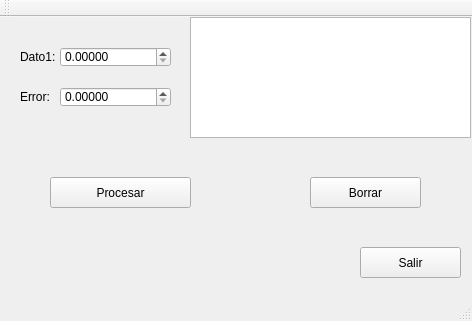
<?xml version="1.0" encoding="UTF-8"?>
<ui version="4.0">
 <class>MainWindow</class>
 <widget class="QMainWindow" name="MainWindow">
  <property name="geometry">
   <rect>
    <x>0</x>
    <y>0</y>
    <width>472</width>
    <height>321</height>
   </rect>
  </property>
  <property name="windowTitle">
   <string>MainWindow</string>
  </property>
  <widget class="QWidget" name="centralWidget">
   <widget class="QTextEdit" name="Texto">
    <property name="geometry">
     <rect>
      <x>190</x>
      <y>0</y>
      <width>281</width>
      <height>121</height>
     </rect>
    </property>
   </widget>
   <widget class="QDoubleSpinBox" name="dato1">
    <property name="geometry">
     <rect>
      <x>60</x>
      <y>30</y>
      <width>111</width>
      <height>20</height>
     </rect>
    </property>
    <property name="decimals">
     <number>5</number>
    </property>
    <property name="maximum">
     <double>999.990000000000009</double>
    </property>
   </widget>
   <widget class="QDoubleSpinBox" name="Error">
    <property name="geometry">
     <rect>
      <x>60</x>
      <y>70</y>
      <width>111</width>
      <height>20</height>
     </rect>
    </property>
    <property name="decimals">
     <number>5</number>
    </property>
    <property name="maximum">
     <double>999.990000000000009</double>
    </property>
   </widget>
   <widget class="QLabel" name="label">
    <property name="geometry">
     <rect>
      <x>20</x>
      <y>30</y>
      <width>41</width>
      <height>20</height>
     </rect>
    </property>
    <property name="text">
     <string>Dato1:</string>
    </property>
   </widget>
   <widget class="QLabel" name="label_3">
    <property name="geometry">
     <rect>
      <x>20</x>
      <y>70</y>
      <width>41</width>
      <height>20</height>
     </rect>
    </property>
    <property name="text">
     <string>Error:</string>
    </property>
   </widget>
   <widget class="QPushButton" name="Procesar">
    <property name="geometry">
     <rect>
      <x>50</x>
      <y>160</y>
      <width>141</width>
      <height>31</height>
     </rect>
    </property>
    <property name="text">
     <string>Procesar</string>
    </property>
   </widget>
   <widget class="QPushButton" name="Borrar">
    <property name="geometry">
     <rect>
      <x>310</x>
      <y>160</y>
      <width>111</width>
      <height>31</height>
     </rect>
    </property>
    <property name="text">
     <string>Borrar</string>
    </property>
   </widget>
   <widget class="QPushButton" name="Salir">
    <property name="geometry">
     <rect>
      <x>360</x>
      <y>230</y>
      <width>101</width>
      <height>31</height>
     </rect>
    </property>
    <property name="text">
     <string>Salir</string>
    </property>
   </widget>
  </widget>
  <widget class="QMenuBar" name="menuBar">
   <property name="geometry">
    <rect>
     <x>0</x>
     <y>0</y>
     <width>472</width>
     <height>21</height>
    </rect>
   </property>
  </widget>
  <widget class="QToolBar" name="mainToolBar">
   <attribute name="toolBarArea">
    <enum>TopToolBarArea</enum>
   </attribute>
   <attribute name="toolBarBreak">
    <bool>false</bool>
   </attribute>
  </widget>
  <widget class="QStatusBar" name="statusBar"/>
 </widget>
 <layoutdefault spacing="6" margin="11"/>
 <resources/>
 <connections/>
</ui>
